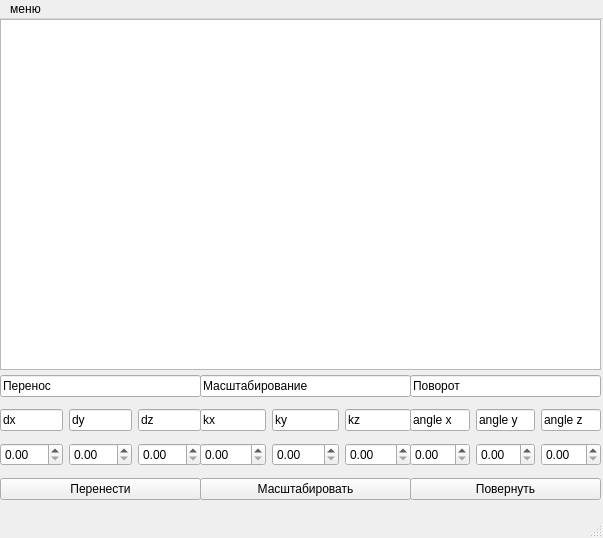
<?xml version="1.0" encoding="UTF-8"?>
<ui version="4.0">
 <class>MainWindow</class>
 <widget class="QMainWindow" name="MainWindow">
  <property name="geometry">
   <rect>
    <x>0</x>
    <y>0</y>
    <width>603</width>
    <height>538</height>
   </rect>
  </property>
  <property name="windowTitle">
   <string>MainWindow</string>
  </property>
  <widget class="QWidget" name="centralwidget">
   <widget class="QWidget" name="horizontalLayoutWidget">
    <property name="geometry">
     <rect>
      <x>0</x>
      <y>0</y>
      <width>601</width>
      <height>351</height>
     </rect>
    </property>
    <layout class="QHBoxLayout" name="horizontalLayout">
     <item>
      <widget class="QGraphicsView" name="graphicsView"/>
     </item>
    </layout>
   </widget>
   <widget class="QWidget" name="gridLayoutWidget">
    <property name="geometry">
     <rect>
      <x>0</x>
      <y>350</y>
      <width>201</width>
      <height>141</height>
     </rect>
    </property>
    <layout class="QGridLayout" name="gridLayout">
     <item row="2" column="1">
      <widget class="QDoubleSpinBox" name="doubleSpinBoxDy"/>
     </item>
     <item row="1" column="1">
      <widget class="QLineEdit" name="editDy">
       <property name="text">
        <string>dy</string>
       </property>
      </widget>
     </item>
     <item row="1" column="2">
      <widget class="QLineEdit" name="editDz">
       <property name="text">
        <string>dz</string>
       </property>
      </widget>
     </item>
     <item row="2" column="2">
      <widget class="QDoubleSpinBox" name="doubleSpinBoxDz"/>
     </item>
     <item row="0" column="0" colspan="3">
      <widget class="QLineEdit" name="lineMove">
       <property name="text">
        <string>Перенос</string>
       </property>
      </widget>
     </item>
     <item row="2" column="0">
      <widget class="QDoubleSpinBox" name="doubleSpinBoxDx"/>
     </item>
     <item row="1" column="0">
      <widget class="QLineEdit" name="editDx">
       <property name="text">
        <string>dx</string>
       </property>
      </widget>
     </item>
     <item row="3" column="0" colspan="3">
      <widget class="QPushButton" name="move">
       <property name="text">
        <string>Перенести</string>
       </property>
      </widget>
     </item>
    </layout>
   </widget>
   <widget class="QWidget" name="gridLayoutWidget_2">
    <property name="geometry">
     <rect>
      <x>200</x>
      <y>350</y>
      <width>211</width>
      <height>141</height>
     </rect>
    </property>
    <layout class="QGridLayout" name="gridLayout_2">
     <item row="1" column="1">
      <widget class="QLineEdit" name="lineEdit_8">
       <property name="text">
        <string>ky</string>
       </property>
      </widget>
     </item>
     <item row="3" column="0" colspan="3">
      <widget class="QPushButton" name="scale">
       <property name="text">
        <string>Масштабировать</string>
       </property>
      </widget>
     </item>
     <item row="2" column="2">
      <widget class="QDoubleSpinBox" name="doubleSpinBoxKz"/>
     </item>
     <item row="1" column="2">
      <widget class="QLineEdit" name="lineEdit_9">
       <property name="text">
        <string>kz</string>
       </property>
      </widget>
     </item>
     <item row="0" column="0" colspan="3">
      <widget class="QLineEdit" name="lineEdit_2">
       <property name="text">
        <string>Масштабирование</string>
       </property>
      </widget>
     </item>
     <item row="2" column="0">
      <widget class="QDoubleSpinBox" name="doubleSpinBoxKx"/>
     </item>
     <item row="2" column="1">
      <widget class="QDoubleSpinBox" name="doubleSpinBoxKy"/>
     </item>
     <item row="1" column="0">
      <widget class="QLineEdit" name="lineEdit_7">
       <property name="text">
        <string>kx</string>
       </property>
      </widget>
     </item>
    </layout>
   </widget>
   <widget class="QWidget" name="gridLayoutWidget_3">
    <property name="geometry">
     <rect>
      <x>410</x>
      <y>350</y>
      <width>191</width>
      <height>141</height>
     </rect>
    </property>
    <layout class="QGridLayout" name="gridLayout_3">
     <item row="1" column="0">
      <widget class="QLineEdit" name="lineEdit_10">
       <property name="text">
        <string>angle x</string>
       </property>
      </widget>
     </item>
     <item row="0" column="0" colspan="3">
      <widget class="QLineEdit" name="lineEdit_3">
       <property name="text">
        <string>Поворот</string>
       </property>
      </widget>
     </item>
     <item row="2" column="2">
      <widget class="QDoubleSpinBox" name="doubleSpinBoxAz"/>
     </item>
     <item row="2" column="0">
      <widget class="QDoubleSpinBox" name="doubleSpinBoxAx"/>
     </item>
     <item row="1" column="2">
      <widget class="QLineEdit" name="lineEdit_12">
       <property name="text">
        <string>angle z</string>
       </property>
      </widget>
     </item>
     <item row="1" column="1">
      <widget class="QLineEdit" name="lineEdit_11">
       <property name="text">
        <string>angle y</string>
       </property>
      </widget>
     </item>
     <item row="2" column="1">
      <widget class="QDoubleSpinBox" name="doubleSpinBoxAy"/>
     </item>
     <item row="3" column="0" colspan="3">
      <widget class="QPushButton" name="rotate">
       <property name="text">
        <string>Повернуть</string>
       </property>
      </widget>
     </item>
    </layout>
   </widget>
  </widget>
  <widget class="QMenuBar" name="menubar">
   <property name="geometry">
    <rect>
     <x>0</x>
     <y>0</y>
     <width>603</width>
     <height>23</height>
    </rect>
   </property>
   <widget class="QMenu" name="menu">
    <property name="title">
     <string>меню</string>
    </property>
    <addaction name="separator"/>
    <addaction name="action_3"/>
    <addaction name="action_2"/>
    <addaction name="action_4"/>
    <addaction name="separator"/>
   </widget>
   <addaction name="menu"/>
  </widget>
  <widget class="QStatusBar" name="statusbar"/>
  <action name="action_2">
   <property name="text">
    <string>О программе</string>
   </property>
  </action>
  <action name="action_3">
   <property name="text">
    <string>Файл</string>
   </property>
  </action>
  <action name="action_4">
   <property name="text">
    <string>Выход</string>
   </property>
  </action>
 </widget>
 <resources/>
 <connections/>
</ui>
